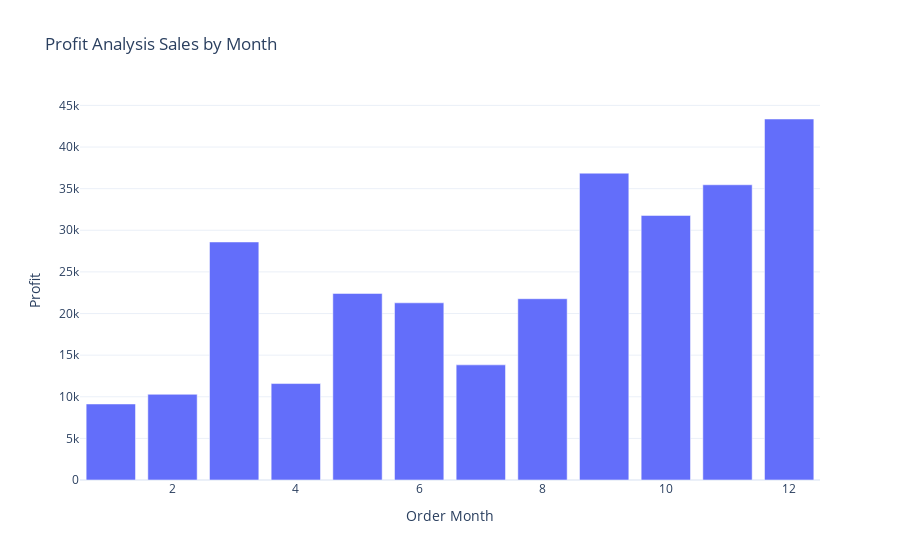

The notebook cell saved with this chart:
### Code cell
fig=px.bar(Profit_by_Month,
           x='Order Month',
           y='Profit',
title='Profit Analysis Sales by Month')
fig.show()

### Figure 1 — Plotly figure (JSON) as saved in the notebook; plotly's stock layout.template omitted (floating-point values rounded to 4 significant figures)
{"data": [{"hovertemplate": "Order Month=%{x}<br>Profit=%{y}<extra></extra>", "legendgroup": "", "marker": {"color": "#636efa", "pattern": {"shape": ""}}, "name": "", "orientation": "v", "showlegend": false, "textposition": "auto", "type": "bar", "x": [1, 2, 3, 4, 5, 6, 7, 8, 9, 10, 11, 12], "xaxis": "x", "y": [9134.0, 10290.0, 28590.0, 11590.0, 22410.0, 21290.0, 13830.0, 21780.0, 36860.0, 31780.0, 35470.0, 43370.0], "yaxis": "y"}], "layout": {"barmode": "relative", "legend": {"tracegroupgap": 0}, "title": {"text": "Profit Analysis Sales by Month"}, "xaxis": {"anchor": "y", "domain": [0, 1], "title": {"text": "Order Month"}}, "yaxis": {"anchor": "x", "domain": [0, 1], "title": {"text": "Profit"}}}}
